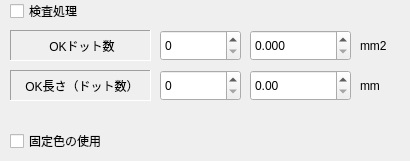
      <widget class="QWidget" name="tab_11">
       <attribute name="title">
        <string>HSV</string>
       </attribute>
       <widget class="QCheckBox" name="checkBoxHsvCheckMode">
        <property name="geometry">
         <rect>
          <x>10</x>
          <y>0</y>
          <width>201</width>
          <height>22</height>
         </rect>
        </property>
        <property name="text">
         <string>検査処理</string>
        </property>
       </widget>
       <widget class="QSpinBox" name="EditHsvOKDot">
        <property name="geometry">
         <rect>
          <x>160</x>
          <y>30</y>
          <width>81</width>
          <height>31</height>
         </rect>
        </property>
        <property name="maximum">
         <number>99999999</number>
        </property>
       </widget>
       <widget class="QLabel" name="label_92">
        <property name="geometry">
         <rect>
          <x>10</x>
          <y>30</y>
          <width>141</width>
          <height>31</height>
         </rect>
        </property>
        <property name="frameShape">
         <enum>QFrame::Panel</enum>
        </property>
        <property name="frameShadow">
         <enum>QFrame::Sunken</enum>
        </property>
        <property name="text">
         <string>OKドット数</string>
        </property>
        <property name="alignment">
         <set>Qt::AlignCenter|Qt::AlignHCenter|Qt::AlignLeading|Qt::AlignLeft|Qt::AlignVCenter</set>
        </property>
       </widget>
       <widget class="QCheckBox" name="checkBoxHsvFixedColorMode">
        <property name="geometry">
         <rect>
          <x>10</x>
          <y>130</y>
          <width>221</width>
          <height>22</height>
         </rect>
        </property>
        <property name="text">
         <string>固定色の使用</string>
        </property>
       </widget>
       <widget class="QSpinBox" name="EditHsvOKLength">
        <property name="geometry">
         <rect>
          <x>160</x>
          <y>70</y>
          <width>81</width>
          <height>31</height>
         </rect>
        </property>
        <property name="maximum">
         <number>99999999</number>
        </property>
       </widget>
       <widget class="QLabel" name="label_96">
        <property name="geometry">
         <rect>
          <x>10</x>
          <y>70</y>
          <width>141</width>
          <height>31</height>
         </rect>
        </property>
        <property name="frameShape">
         <enum>QFrame::Panel</enum>
        </property>
        <property name="frameShadow">
         <enum>QFrame::Sunken</enum>
        </property>
        <property name="text">
         <string>OK長さ（ドット数）</string>
        </property>
        <property name="alignment">
         <set>Qt::AlignCenter|Qt::AlignHCenter|Qt::AlignLeading|Qt::AlignLeft|Qt::AlignVCenter</set>
        </property>
       </widget>
       <widget class="QDoubleSpinBox" name="doubleSpinBoxHsvOKLengthMM">
        <property name="geometry">
         <rect>
          <x>250</x>
          <y>70</y>
          <width>101</width>
          <height>31</height>
         </rect>
        </property>
        <property name="maximum">
         <double>99999999.000000000000000</double>
        </property>
       </widget>
       <widget class="QLabel" name="label_81">
        <property name="geometry">
         <rect>
          <x>360</x>
          <y>70</y>
          <width>41</width>
          <height>31</height>
         </rect>
        </property>
        <property name="text">
         <string>mm</string>
        </property>
       </widget>
       <widget class="QDoubleSpinBox" name="doubleSpinBoxHsvOKDotMM">
        <property name="geometry">
         <rect>
          <x>250</x>
          <y>30</y>
          <width>101</width>
          <height>31</height>
         </rect>
        </property>
        <property name="decimals">
         <number>3</number>
        </property>
        <property name="maximum">
         <double>99999999.000000000000000</double>
        </property>
        <property name="singleStep">
         <double>0.100000000000000</double>
        </property>
       </widget>
       <widget class="QLabel" name="label_15">
        <property name="geometry">
         <rect>
          <x>360</x>
          <y>30</y>
          <width>41</width>
          <height>31</height>
         </rect>
        </property>
        <property name="text">
         <string>mm2</string>
        </property>
       </widget>
      </widget>
